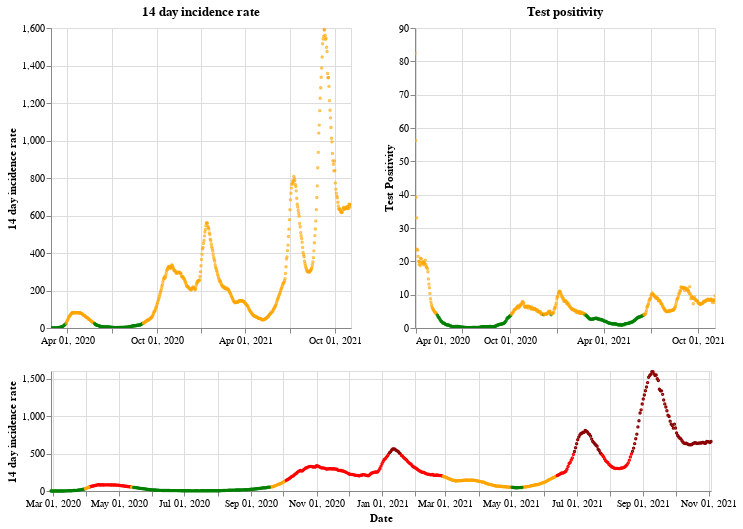

Notebook cell for this chart:
### Markdown cell above
## Scotland

### Code cell
plot_traffic_light('Scotland')

### Figure 1 — Vega-Lite specification as saved in the notebook (floating-point values rounded to 4 significant figures; data arrays with more than 128 entries replaced by an {"elided": "..."} marker saying what was removed)
{"config": {"view": {"continuousWidth": 400, "continuousHeight": 300}}, "vconcat": [{"hconcat": [{"mark": {"type": "point", "size": 2}, "encoding": {"color": {"condition": {"value": "green", "test": "(datum.twoWeeklyCasesRate <= 25)"}, "value": "orange"}, "tooltip": [{"type": "nominal", "field": "areaName"}, {"type": "temporal", "field": "date"}, {"type": "quantitative", "field": "twoWeeklyCasesRate"}, {"type": "quantitative", "field": "testPositivity"}], "x": {"type": "temporal", "axis": {"title": ""}, "field": "date", "scale": {"domain": {"selection": "DateBrush"}}, "timeUnit": "yearmonthdate"}, "y": {"type": "quantitative", "axis": {"title": "14 day incidence rate"}, "field": "twoWeeklyCasesRate"}}, "title": "14 day incidence rate", "width": 300}, {"mark": {"type": "point", "size": 2}, "encoding": {"color": {"condition": {"value": "green", "test": "(datum.testPositivity <= 4)"}, "value": "orange"}, "tooltip": [{"type": "nominal", "field": "areaName"}, {"type": "temporal", "field": "date"}, {"type": "quantitative", "field": "twoWeeklyCasesRate"}, {"type": "quantitative", "field": "testPositivity"}], "x": {"type": "temporal", "axis": {"title": ""}, "field": "date", "scale": {"domain": {"selection": "DateBrush"}}, "timeUnit": "yearmonthdate"}, "y": {"type": "quantitative", "axis": {"title": "Test Positivity"}, "field": "testPositivity"}}, "title": "Test positivity", "width": 300}]}, {"layer": [{"mark": {"type": "point", "size": 2}, "encoding": {"color": {"condition": {"value": "orange", "test": "(((datum.testPositivity < 4) && (datum.twoWeeklyCasesRate >= 50)) && (datum.twoWeeklyCasesRate < 200))"}, "value": "red"}, "opacity": {"condition": {"value": 1, "test": "((datum.twoWeeklyCasesRate >= 50) && (datum.twoWeeklyCasesRate < 500))"}, "value": 0}, "tooltip": [{"type": "nominal", "field": "areaName"}, {"type": "temporal", "field": "date"}, {"type": "quantitative", "field": "twoWeeklyCasesRate"}, {"type": "quantitative", "field": "testPositivity"}], "x": {"type": "temporal", "axis": {"title": "Date"}, "field": "date", "timeUnit": "yearmonthdate"}, "y": {"type": "quantitative", "axis": {"title": "14 day incidence rate"}, "field": "twoWeeklyCasesRate"}}, "selection": {"DateBrush": {"type": "interval", "encodings": ["x"], "fields": ["Time"]}}}, {"mark": {"type": "point", "size": 2}, "encoding": {"color": {"value": "darkred"}, "opacity": {"condition": {"value": 1, "test": "(datum.twoWeeklyCasesRate >= 500)"}, "value": 0}, "tooltip": [{"type": "nominal", "field": "areaName"}, {"type": "temporal", "field": "date"}, {"type": "quantitative", "field": "twoWeeklyCasesRate"}, {"type": "quantitative", "field": "testPositivity"}], "x": {"type": "temporal", "axis": {"title": "Date"}, "field": "date", "timeUnit": "yearmonthdate"}, "y": {"type": "quantitative", "axis": {"title": "14 day incidence rate"}, "field": "twoWeeklyCasesRate"}}}, {"mark": {"type": "point", "size": 2}, "encoding": {"color": {"condition": {"value": "green", "test": "((datum.testPositivity < 4) && (datum.twoWeeklyCasesRate < 50))"}, "value": "orange"}, "opacity": {"condition": {"value": 1, "test": "(datum.twoWeeklyCasesRate < 50)"}, "value": 0}, "tooltip": [{"type": "nominal", "field": "areaName"}, {"type": "temporal", "field": "date"}, {"type": "quantitative", "field": "twoWeeklyCasesRate"}, {"type": "quantitative", "field": "testPositivity"}], "x": {"type": "temporal", "axis": {"title": "Date"}, "field": "date", "timeUnit": "yearmonthdate"}, "y": {"type": "quantitative", "axis": {"title": "14 day incidence rate"}, "field": "twoWeeklyCasesRate"}}}], "height": 120, "width": 660}], "data": {"name": "data-3ec8c31d56f9b7529afc26ff6f22828c"}, "$schema": "https://vega.github.io/schema/vega-lite/v4.8.1.json", "datasets": {"data-3ec8c31d56f9b7529afc26ff6f22828c": {"elided": "615 records"}}}
